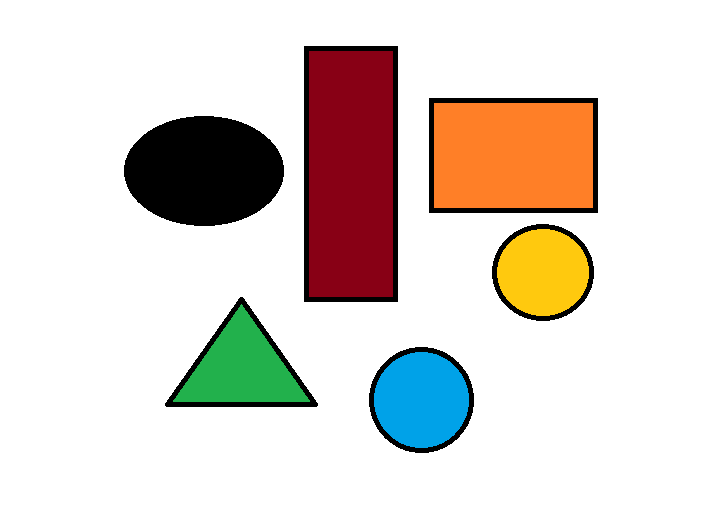
//> input picture WasteDetection/WasteDetection/Resources/Shape.png, 701 x 527 px
$ ./ShapeDetection   (built with g++ and OpenCV 4)
//> lines starting //> are read from the running program, lines starting //| are printed output that depends on the picture; after the words box and inside, x2 and y2 are one past the last pixel; in counts of white or black regions, pixels touching at a corner belong together
#include <opencv2/imgcodecs.hpp>
#include <opencv2/highgui.hpp>
#include <opencv2/imgproc.hpp>
#include <iostream>

using namespace cv;
using namespace std;


/////////////////  Images  //////////////////////

Mat imgResize, imgGray, imgBlur, imgCanny, imgDil, imgErode;

void drawContours(Mat imgDil, Mat img) {

    vector<vector<Point>> contours;
    vector<Vec4i> hierarchy;

    findContours(imgDil, contours, hierarchy, RETR_EXTERNAL, CHAIN_APPROX_SIMPLE);

    vector<vector<Point>> contourPoly(contours.size());

    for (int i = 0; i < contours.size(); i++) {
        int area;
        area = contourArea(contours[i]);
        cout << area << endl;

        if (area > 1000) {
            float peri = arcLength(contours[i], true);
            approxPolyDP(contours[i], contourPoly[i], 0.02 * peri, true);
            drawContours(img, contourPoly, i, Scalar(255, 0, 255), 2);
            cout << contourPoly[i].size() << endl;
        }
    }
}


int main() {

    string path = "Resources/Shape.png";
    Mat img = imread(path);
//> img is the input picture: 527 rows x 701 cols, CV_8UC3; mean B, G, R 207, 213.5, 222.1

    cvtColor(img, imgGray, COLOR_BGR2GRAY);
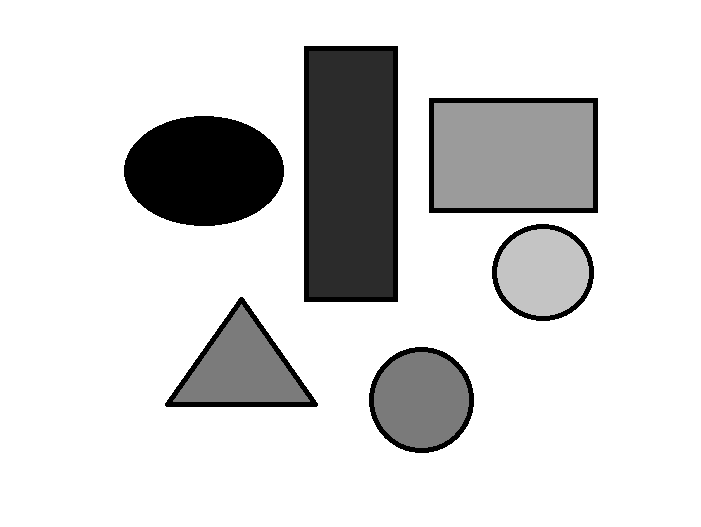
//> imgGray: 527 rows x 701 cols, CV_8UC1; min 0, max 255, mean 215.3
    GaussianBlur(imgGray, imgBlur, Size(3, 3), 3, 0);
    Canny(imgBlur, imgCanny, 25, 75);
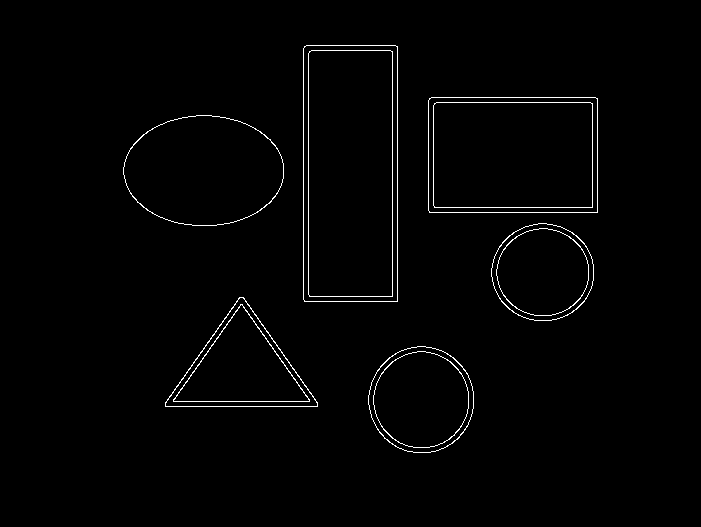
//> imgCanny: 527 rows x 701 cols, CV_8UC1; 1.4% white in thin lines or dots, all inside (x1, y1, x2, y2) = (123, 45, 598, 453)
    Mat kernel = getStructuringElement(MORPH_RECT, Size(5, 5));
    dilate(imgCanny, imgDil, kernel);
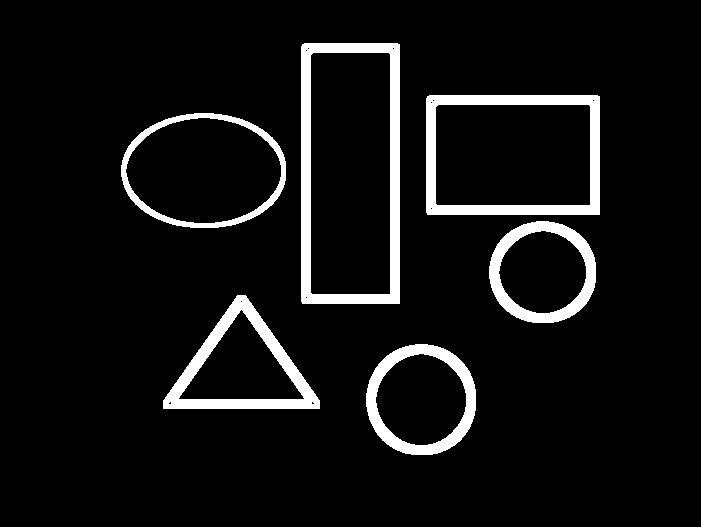
//> imgDil: 527 rows x 701 cols, CV_8UC1; 7.1% white; 6 white regions

    drawContours(imgDil, img);
//> in drawContours, `findContours(imgDil, contours, hierarchy, RETR_EXTERNAL, CHAIN_APPROX_..`: contours = 6 contours; box (x1, y1, x2, y2) and area: (301, 43, 400, 304) 25473, (426, 95, 600, 215) 20580, (121, 113, 286, 228) 14932, (163, 295, 320, 409) 9824, (366, 344, 476, 455) 9604, (489, 221, 596, 323) 8577
//> in drawContours, `vector<vector<Point>> contourPoly(contours.size());`: contourPoly = 6 empty contours
//> the loop in drawContours, `for (int i = 0; i < contours.size(); i++)` made 6 passes
//> (area, peri) on passes 1 to 6: (9604, 366.5), (9824, 451.3), (8577, 346), (14931, 468.7), (20580, 581.7), (25473, 713.7)
//| 9604
//| 8
//| 9824
//| 3
//| 8577
//| 8
//| 14931
//| 8
//| 20580
//| 4
//> (the first 10 of 12 printed lines)
//> after the loop in drawContours, `for (int i = 0; i < contours.size(); i++)`:
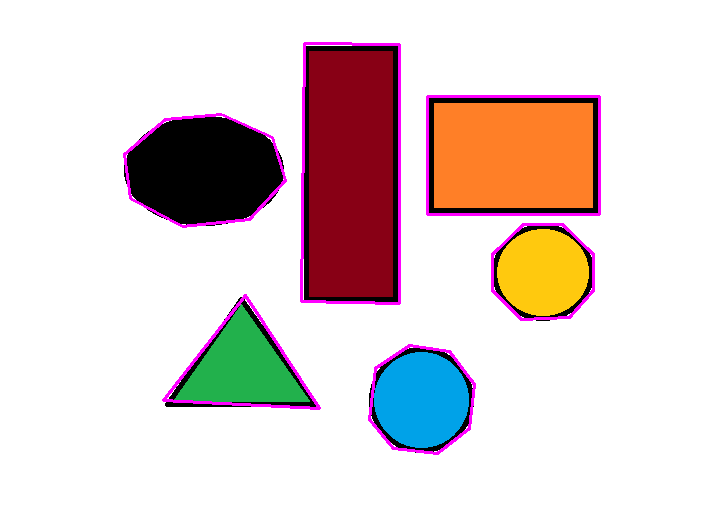
//> img: 527 rows x 701 cols, CV_8UC3; 2.31% of pixels changed, all inside (x1, y1, x2, y2) = (123, 42, 601, 455)

    imshow("Image", img);
    waitKey(0);

    return 0;

}
